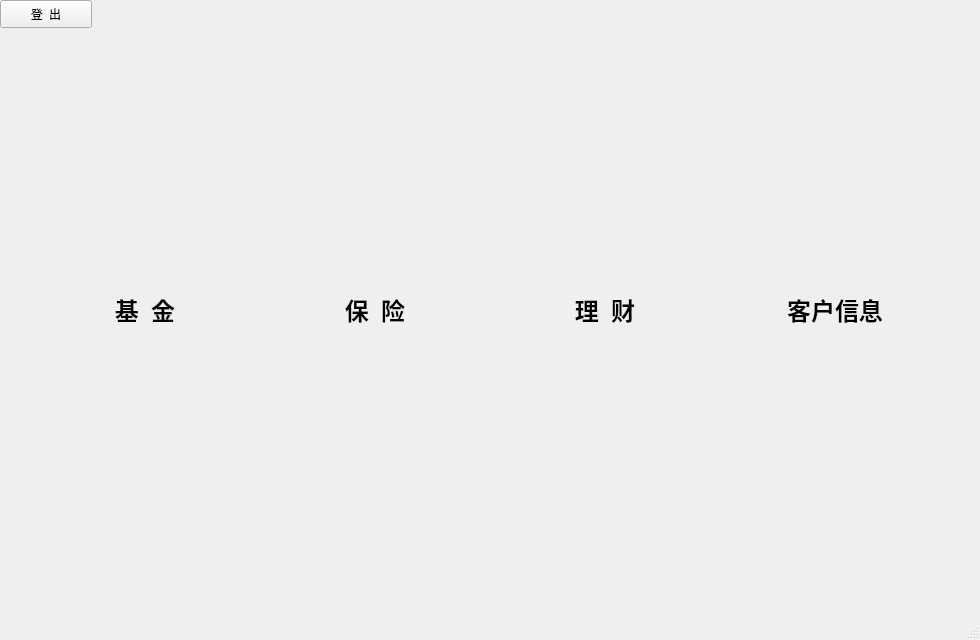
<?xml version="1.0" encoding="UTF-8"?>
<ui version="4.0">
 <class>Manager_MainWindow</class>
 <widget class="QMainWindow" name="Manager_MainWindow">
  <property name="geometry">
   <rect>
    <x>0</x>
    <y>0</y>
    <width>980</width>
    <height>640</height>
   </rect>
  </property>
  <property name="windowTitle">
   <string>MainWindow</string>
  </property>
  <property name="styleSheet">
   <string notr="true">background:url(:/images/back.jpg);</string>
  </property>
  <widget class="QWidget" name="centralwidget">
   <widget class="QPushButton" name="ReturnButton">
    <property name="geometry">
     <rect>
      <x>0</x>
      <y>0</y>
      <width>92</width>
      <height>28</height>
     </rect>
    </property>
    <property name="font">
     <font>
      <family>微软雅黑</family>
     </font>
    </property>
    <property name="cursor">
     <cursorShape>PointingHandCursor</cursorShape>
    </property>
    <property name="styleSheet">
     <string notr="true">background:url(:/images/mi.png);</string>
    </property>
    <property name="text">
     <string>登  出</string>
    </property>
   </widget>
   <widget class="QPushButton" name="FundButton">
    <property name="geometry">
     <rect>
      <x>45</x>
      <y>60</y>
      <width>200</width>
      <height>500</height>
     </rect>
    </property>
    <property name="font">
     <font>
      <family>联盟起艺卢帅正锐黑体</family>
      <pointsize>18</pointsize>
      <weight>75</weight>
      <bold>true</bold>
     </font>
    </property>
    <property name="cursor">
     <cursorShape>PointingHandCursor</cursorShape>
    </property>
    <property name="focusPolicy">
     <enum>Qt::StrongFocus</enum>
    </property>
    <property name="styleSheet">
     <string notr="true">QPushButton {
    background:url(:/images/button2-1.png);
	border-radius:20px;
}
QPushButton:hover {
    background: url(:/images/b2-1.jpg);
}
</string>
    </property>
    <property name="text">
     <string>基  金</string>
    </property>
   </widget>
   <widget class="QPushButton" name="InsuranceButton">
    <property name="geometry">
     <rect>
      <x>275</x>
      <y>60</y>
      <width>200</width>
      <height>500</height>
     </rect>
    </property>
    <property name="font">
     <font>
      <family>联盟起艺卢帅正锐黑体</family>
      <pointsize>18</pointsize>
      <weight>75</weight>
      <bold>true</bold>
      <kerning>false</kerning>
     </font>
    </property>
    <property name="cursor">
     <cursorShape>PointingHandCursor</cursorShape>
    </property>
    <property name="styleSheet">
     <string notr="true">QPushButton {
    background:url(:/images/button2-2.png);
	border-radius:20px;
}
QPushButton:hover {
    background: url(:/images/b2-2.jpg);
}

</string>
    </property>
    <property name="text">
     <string>保  险</string>
    </property>
   </widget>
   <widget class="QPushButton" name="WealthButton">
    <property name="geometry">
     <rect>
      <x>505</x>
      <y>60</y>
      <width>200</width>
      <height>500</height>
     </rect>
    </property>
    <property name="font">
     <font>
      <family>联盟起艺卢帅正锐黑体</family>
      <pointsize>18</pointsize>
      <weight>75</weight>
      <bold>true</bold>
     </font>
    </property>
    <property name="cursor">
     <cursorShape>PointingHandCursor</cursorShape>
    </property>
    <property name="mouseTracking">
     <bool>false</bool>
    </property>
    <property name="styleSheet">
     <string notr="true">QPushButton {
    background:url(:/images/button2-3.png);
	border-radius:20px;
}
QPushButton:hover {
    background: url(:/images/b2-3.jpg);
}
</string>
    </property>
    <property name="text">
     <string>理  财</string>
    </property>
   </widget>
   <widget class="QPushButton" name="AssetsButton">
    <property name="geometry">
     <rect>
      <x>735</x>
      <y>60</y>
      <width>200</width>
      <height>500</height>
     </rect>
    </property>
    <property name="font">
     <font>
      <family>联盟起艺卢帅正锐黑体</family>
      <pointsize>18</pointsize>
      <weight>75</weight>
      <bold>true</bold>
     </font>
    </property>
    <property name="cursor">
     <cursorShape>PointingHandCursor</cursorShape>
    </property>
    <property name="styleSheet">
     <string notr="true">QPushButton {
    background:url(:/images/button2-4.png);
	border-radius:20px;
}
QPushButton:hover {
    background: url(:/images/b2-4.jpg);
}
</string>
    </property>
    <property name="text">
     <string>客户信息</string>
    </property>
   </widget>
  </widget>
  <widget class="QMenuBar" name="menubar">
   <property name="geometry">
    <rect>
     <x>0</x>
     <y>0</y>
     <width>980</width>
     <height>21</height>
    </rect>
   </property>
  </widget>
  <widget class="QStatusBar" name="statusbar"/>
 </widget>
 <resources/>
 <connections/>
</ui>
